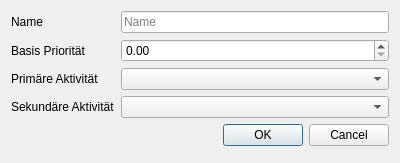
<?xml version="1.0" encoding="UTF-8"?>
<ui version="4.0">
 <class>Dialog</class>
 <widget class="QDialog" name="Dialog">
  <property name="geometry">
   <rect>
    <x>0</x>
    <y>0</y>
    <width>400</width>
    <height>163</height>
   </rect>
  </property>
  <property name="windowTitle">
   <string>Raum bearbeiten</string>
  </property>
  <property name="windowIcon">
   <iconset>
    <normaloff>../extra/watnu1.png</normaloff>../extra/watnu1.png</iconset>
  </property>
  <property name="modal">
   <bool>true</bool>
  </property>
  <layout class="QFormLayout" name="formLayout">
   <item row="3" column="1">
    <widget class="QLineEdit" name="name">
     <property name="text">
      <string/>
     </property>
     <property name="placeholderText">
      <string>Name</string>
     </property>
    </widget>
   </item>
   <item row="3" column="0">
    <widget class="QLabel" name="label">
     <property name="text">
      <string>Name</string>
     </property>
    </widget>
   </item>
   <item row="4" column="0">
    <widget class="QLabel" name="label_2">
     <property name="text">
      <string>Basis Priorität</string>
     </property>
    </widget>
   </item>
   <item row="4" column="1">
    <widget class="QDoubleSpinBox" name="priority"/>
   </item>
   <item row="5" column="0">
    <widget class="QLabel" name="label_3">
     <property name="text">
      <string>Primäre Aktivität</string>
     </property>
    </widget>
   </item>
   <item row="6" column="0">
    <widget class="QLabel" name="label_4">
     <property name="text">
      <string>Sekundäre Aktivität</string>
     </property>
    </widget>
   </item>
   <item row="5" column="1">
    <widget class="QComboBox" name="primary_activity"/>
   </item>
   <item row="6" column="1">
    <widget class="QComboBox" name="secondary_activity"/>
   </item>
   <item row="7" column="1">
    <widget class="QDialogButtonBox" name="buttonBox">
     <property name="orientation">
      <enum>Qt::Horizontal</enum>
     </property>
     <property name="standardButtons">
      <set>QDialogButtonBox::Cancel|QDialogButtonBox::Ok</set>
     </property>
    </widget>
   </item>
  </layout>
 </widget>
 <resources/>
 <connections>
  <connection>
   <sender>buttonBox</sender>
   <signal>accepted()</signal>
   <receiver>Dialog</receiver>
   <slot>accept()</slot>
   <hints>
    <hint type="sourcelabel">
     <x>248</x>
     <y>254</y>
    </hint>
    <hint type="destinationlabel">
     <x>157</x>
     <y>274</y>
    </hint>
   </hints>
  </connection>
  <connection>
   <sender>buttonBox</sender>
   <signal>rejected()</signal>
   <receiver>Dialog</receiver>
   <slot>reject()</slot>
   <hints>
    <hint type="sourcelabel">
     <x>316</x>
     <y>260</y>
    </hint>
    <hint type="destinationlabel">
     <x>286</x>
     <y>274</y>
    </hint>
   </hints>
  </connection>
 </connections>
</ui>
